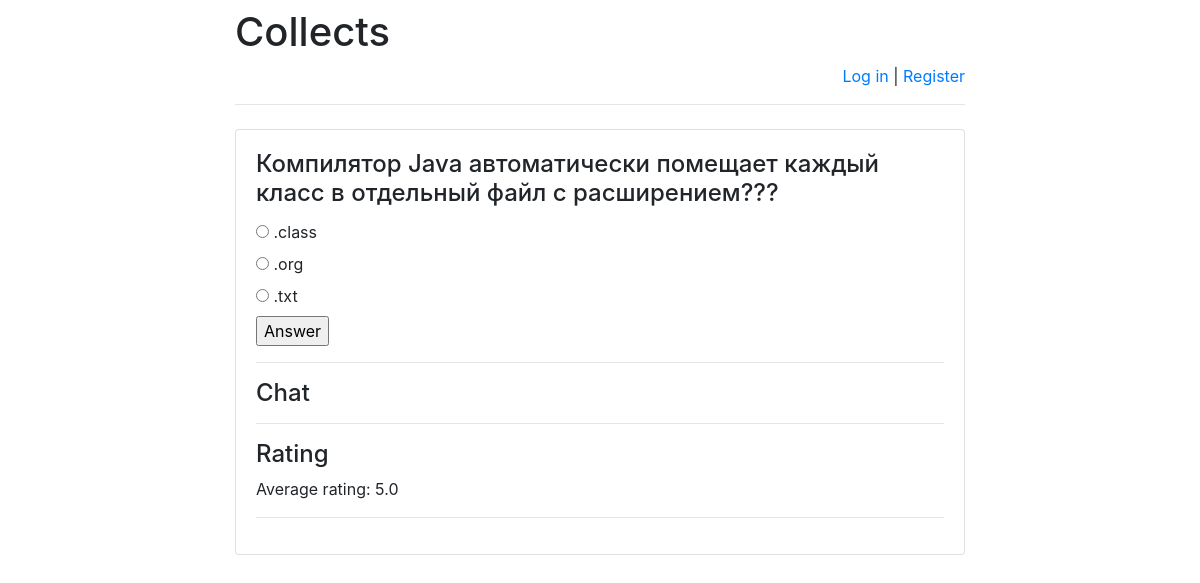
The app's page /collects/2/ with its own data.
### collects/models.py (models this page shows)
class Collect(models.Model):
    collect_text = models.CharField(max_length=300)
    pub_date = models.DateTimeField('date published')

class Option(models.Model):
    collect = models.ForeignKey(Collect, on_delete=models.CASCADE)
    text = models.CharField(max_length=1000)
    correct = models.BooleanField(default=False)

### collects/views.py (the view)
# urls.py: re_path(r'^([0-9]+)/$', views.detail, name='detail'),
def detail(request, collect_id):
    error_message = None
    if "error_message" in request.GET:
        error_message = request.GET["error_message"]
    return render(
        request,
        "answer.html",
        {
            "collect": get_object_or_404(
                Collect, pk=collect_id),
            "error_message": error_message,
            "latest_messages":
                Message.objects
                    .filter(chat_id=collect_id)
                    .order_by('-pub_date')[:5],
            "already_rated_by_user":
                Mark.objects
                    .filter(author_id=request.user.id)
                    .filter(collect_id=collect_id)
                    .count(),
            "user_rating":
                Mark.objects
                    .filter(author_id=request.user.id)
                    .filter(collect_id=collect_id)
                    .aggregate(Avg('mark'))
                    ["mark__avg"],
            "avg_mark":
                Mark.objects
                    .filter(collect_id=collect_id)
                    .aggregate(Avg('mark'))
                    ["mark__avg"]
        }
    )

### templates/answer.html (shortened to what this page needs)
<!DOCTYPE html>
<html lang="en">
<head>
</head>
<body>
{% extends 'base.html' %}
{% block main %}
<h4 class="card-title">{{ collect.collect_text }}</h4>
<form action="answer/" method="post">
    {% for option in collect.option_set.all %}
        <input type="radio" name="option"
            id="option{{ forloop.counter }}"
            value="{{ option.id }}"/>
        <label for="option{{ forloop.counter }}">
            {{ option.text }}
        </label><br>
    {% endfor %}
    <input type="submit" value="Answer"/>
</form>
<hr>
<h4>Chat</h4>
<hr>
<h4>Rating</h4>
    <p>Average rating:
        <span id="avg_mark_span">
            {{ avg_mark }}
        </span>
    </p>
<hr>
{% endblock %}

### records on screen
Collect: collect_text "Компилятор Java автоматически помещает каждый класс в отдельный файл с расширением???"
Option: text ".class"
Option: text ".org"
Option: text ".txt"

### other values on screen
{{ avg_mark }} "5.0"
